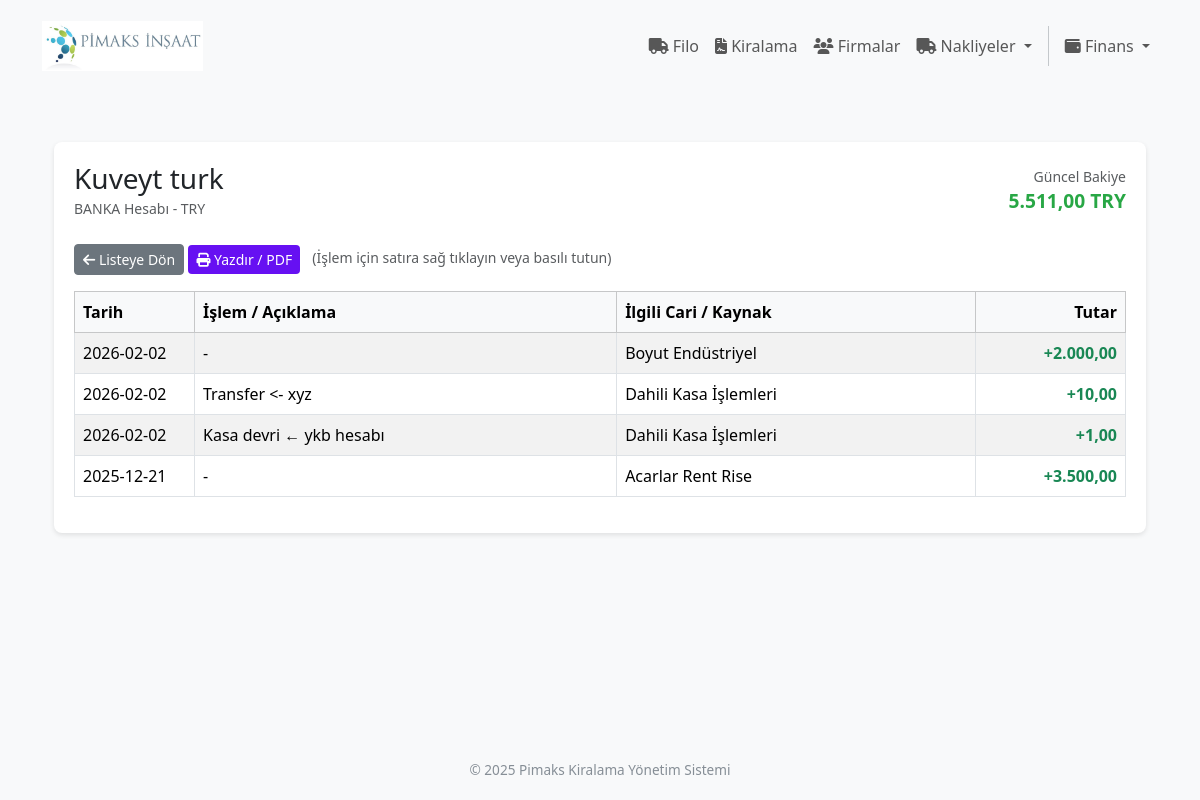
The app's page /cari/kasa/hareketleri/1 with its own data.
### app/cari/models.py (models this page shows, shortened)
class Kasa(db.Model):
    __tablename__ = 'kasa'
    id = db.Column(db.Integer, primary_key=True)
    kasa_adi = db.Column(db.String(100), nullable=False)
    tipi = db.Column(db.String(20), nullable=False, default='nakit') # nakit, banka, pos
    para_birimi = db.Column(db.String(3), nullable=False, default='TRY')
    is_active = db.Column(db.Boolean, nullable=False, default=True)
    bakiye = db.Column(db.Numeric(15, 2), nullable=False, default=0)
    odemeler = db.relationship('Odeme', back_populates='kasa')

class Odeme(db.Model):
    __tablename__ = 'odeme'
    id = db.Column(db.Integer, primary_key=True)
    firma_musteri_id = db.Column(db.Integer, db.ForeignKey('firma.id'), nullable=False)
    kasa_id = db.Column(db.Integer, db.ForeignKey('kasa.id'), nullable=True)
    tarih = db.Column(db.Date, nullable=False, default=datetime.utcnow)
    tutar = db.Column(db.Numeric(15, 2), nullable=False, default=0)
    yon = db.Column(db.String(20), default='tahsilat', nullable=False)
    fatura_no = db.Column(db.String(50), nullable=True)
    vade_tarihi = db.Column(db.Date, nullable=True)
    aciklama = db.Column(db.String(250), nullable=True)
    firma_musteri = db.relationship('Firma', back_populates='odemeler', foreign_keys=[firma_musteri_id])
    kasa = db.relationship('Kasa', back_populates='odemeler')

### app/firmalar/models.py (models this page shows, shortened)
class Firma(db.Model):
    __tablename__ = 'firma'
    id = db.Column(db.Integer, primary_key=True)
    firma_adi = db.Column(db.String(150), nullable=False, index=True)
    yetkili_adi = db.Column(db.String(100), nullable=False)
    telefon = db.Column(db.String(20), nullable=True)
    eposta = db.Column(db.String(120), nullable=True, index=True)
    iletisim_bilgileri = db.Column(db.Text, nullable=False)
    vergi_dairesi = db.Column(db.String(100), nullable=False)
    vergi_no = db.Column(db.String(50), unique=True, nullable=False, index=True)
    is_musteri = db.Column(db.Boolean, default=True, nullable=False, index=True)
    is_tedarikci = db.Column(db.Boolean, default=False, nullable=False, index=True)
    is_active = db.Column(db.Boolean, default=True, nullable=False)
    bakiye = db.Column(db.Numeric(15, 2), default=0, nullable=False)
    imza_yetkisi_kontrol_edildi = db.Column(
        db.Boolean,
        default=False,
        nullable=False
    )
    imza_yetkisi_kontrol_tarihi = db.Column(
        db.DateTime,
        nullable=True
    )
    imza_yetkisi_kontrol_eden_id = db.Column(
        db.Integer,
        nullable=True
    )
    imza_arsiv_notu = db.Column(
        db.String(255),
        nullable=True
    )
    kiralamalar = db.relationship(
        'Kiralama',
        back_populates='firma_musteri',
        foreign_keys='Kiralama.firma_musteri_id',
        cascade="all, delete-orphan"
    )
    tedarik_edilen_ekipmanlar = db.relationship(
        'Ekipman',
        back_populates='firma_tedarikci',
        foreign_keys='Ekipman.firma_tedarikci_id'
    )
    odemeler = db.relationship(
        'Odeme',
        back_populates='firma_musteri',
        foreign_keys='Odeme.firma_musteri_id',
        cascade="all, delete-orphan"
    )
    saglanan_nakliye_hizmetleri = db.relationship(
        'KiralamaKalemi',
        back_populates='nakliye_tedarikci',
        foreign_keys='KiralamaKalemi.nakliye_tedarikci_id'
    )
    hizmet_kayitlari = db.relationship(
        'HizmetKaydi',
        back_populates='firma',
        foreign_keys='HizmetKaydi.firma_id'
    )
    tedarik_edilen_parcalar = db.relationship(
        'StokKarti',
        back_populates='varsayilan_tedarikci',
        foreign_keys='StokKarti.varsayilan_tedarikci_id'
    )
    stok_hareketleri = db.relationship(
        'StokHareket',
        back_populates='firma',
        cascade="all, delete-orphan"
    )
    nakliyeler = db.relationship(
        'Nakliye',
        back_populates='firma',
        cascade="all, delete-orphan"
    )

### app/cari/routes.py (the view)
@cari_bp.route('/kasa/hareketleri/<int:id>')
def kasa_hareketleri(id):
    kasa = Kasa.query.get_or_404(id)
    hareketler = (
        Odeme.query
        .filter(Odeme.kasa_id == kasa.id)
        .order_by(Odeme.tarih.desc(), Odeme.id.desc())
        .all()
    )
    return render_template('cari/kasa_hareketleri.html',kasa=kasa,hareketler=hareketler,now=datetime.now())

### app/templates/cari/kasa_hareketleri.html (shortened to what this page needs)
{% extends "base.html" %}
{% block content %}
<div class="container mt-3">
    <div class="hareket-container">
        <div class="d-flex justify-content-between align-items-center mb-4">
            <div>
                <h3 class="mb-0">{{ kasa.kasa_adi }}</h3>
                <small class="text-muted">{{ kasa.tipi|upper }} Hesabı - {{ kasa.para_birimi }}</small>
            </div>
            <div class="text-end">
                <span class="d-block text-muted small">Güncel Bakiye</span>
                <span class="bakiye-bilgi">{{ "{:,.2f}".format(kasa.bakiye|float).replace(',', 'X').replace('.', ',').replace('X', '.') }} {{ kasa.para_birimi }}</span>
            </div>
        </div>
        <div class="mb-3 no-print">
            <a href="{{ url_for('cari.kasa_listesi') }}" class="btn btn-secondary btn-sm"><i class="fa fa-arrow-left"></i> Listeye Dön</a>
            <button onclick="window.print()" class="btn btn-print btn-sm"><i class="fa fa-print"></i> Yazdır / PDF</button>
            <small class="text-muted ms-2">(İşlem için satıra sağ tıklayın veya basılı tutun)</small>
        </div>
        <table class="table table-striped table-bordered">
            <thead class="table-light">
                <tr>
                    <th style="width: 120px;">Tarih</th>
                    <th>İşlem / Açıklama</th>
                    <th>İlgili Cari / Kaynak</th>
                    <th class="text-end" style="width: 150px;">Tutar</th>
                </tr>
            </thead>
            <tbody>
                {% for islem in hareketler %}
                {% set duzenle_url = url_for('cari.odeme_duzelt', id=islem.id) if islem.id else '#' %}
                {% set sil_url = url_for('cari.odeme_sil', id=islem.id) if islem.id else '#' %}
                {% set tutar = islem.tutar | float %}
                <tr class="islem-satiri"
                    data-duzenle-url="{{ duzenle_url }}"
                    data-sil-url="{{ sil_url }}"
                    data-csrf-token="{{ csrf_token() }}"
                    data-tarih="{{ islem.tarih }}"
                    data-tur="Kasa İşlemi">
                    <td>{{ islem.tarih }}</td> <td>
                        {{ islem.aciklama or '-' }}
                    </td>
                    <td>
                        {{ islem.firma_musteri.firma_adi if islem.firma_musteri else 'Sistem / Dahili' }}
                    </td>
                    <td class="text-end">
                        <span class="{{ 'text-success' if tutar > 0 else 'text-danger' }} fw-bold">
                            {{ "{:+,.2f}".format(tutar).replace(',', 'X').replace('.', ',').replace('X', '.') }}
                        </span>
                    </td>
                </tr>
                {% else %}
                <tr>
                    <td colspan="4" class="text-center text-muted py-4">Bu hesaba ait henüz bir işlem kaydı yok.</td>
                </tr>
                {% endfor %}
            </tbody>
        </table>
    </div>
</div>
{% endblock %}

### app/templates/base.html (style rules this page uses)
body { font-family: 'Segoe UI', Tahoma, Geneva, Verdana, sans-serif; background-color: #f8f9fa; min-height: 100vh; display: flex; flex-direction: column; }

### app/templates/cari/kasa_hareketleri.html (style rules this page uses)
.hareket-container { background: white; padding: 20px; border-radius: 8px; box-shadow: 0 2px 5px rgba(0,0,0,0.1); }
.bakiye-bilgi { font-size: 1.2rem; font-weight: bold; color: #28a745; float: right; }
.btn-print { background-color: #6610f2; color: white; border: none; }
.islem-satiri { cursor: context-menu; transition: background-color 0.2s; }

### records on screen
Kasa: kasa_adi "Kuveyt turk", tipi "BANKA", para_birimi "TRY", bakiye "5.511,00"
Odeme: tarih "2026-02-02", aciklama "-", firma_musteri "Boyut Endüstriyel", value "+2.000,00"
Odeme: tarih "2026-02-02", aciklama "Transfer <- xyz", firma_musteri "Dahili Kasa İşlemleri", value "+10,00"
Odeme: tarih "2026-02-02", aciklama "Kasa devri ← ykb hesabı", firma_musteri "Dahili Kasa İşlemleri", value "+1,00"
Odeme: tarih "2025-12-21", aciklama "-", firma_musteri "Acarlar Rent Rise", value "+3.500,00"
